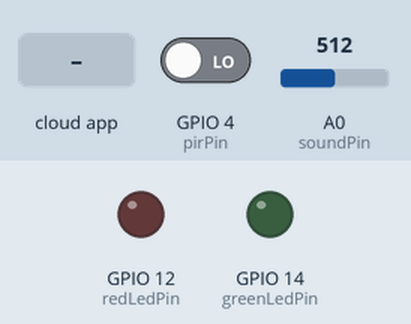
Recording of a sketch running on a simulated ESP8266 (NodeMCU). Shown: output pins drawn as LEDs (lit = HIGH). Inputs (shaded band) come from the test bench; at power-on: GPIO 4 (pirPin) LOW, A0 (soundPin) = 512. What the sketch prints to the serial monitor is not drawn.

Above: at 2.7 s.
2.8 s: the phone or cloud app sets 5 to 0
At 4.3 s:
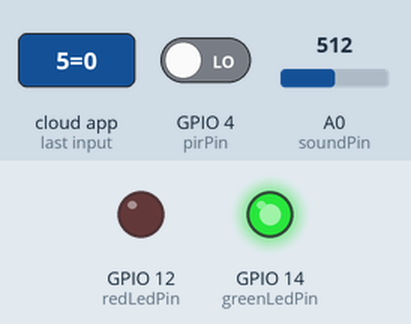
7.1 s: the phone or cloud app sets 6 to 0
At 8.4 s:
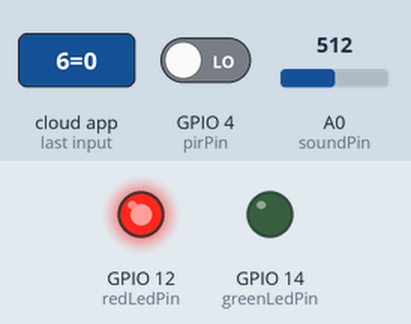
Timing chart, 0 to 12.1 s (numbered marks = the images above; inputs shaded):
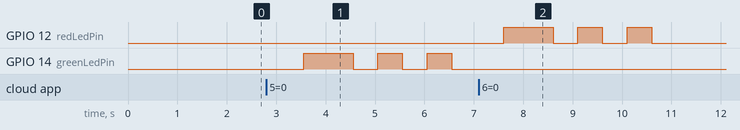

Measured:
- after the input at 2.8 s, GPIO 14 (greenLedPin): LOW → HIGH after 0.75 s, then repeats every 1.0 s: LOW 0.50 s, HIGH 0.50 s
- after the input at 7.1 s, GPIO 12 (redLedPin): LOW → HIGH after 0.50 s, then repeats every 1.0 s: LOW 0.50 s, HIGH 0.50 s, until it stays LOW from 10.6 s

The sketch:

noise_and_motion_wifi.ino
```cpp
#define CAYENNE_PRINT Serial
#include <CayenneMQTTESP8266.h>
#include <SimpleTimer.h>


int soundPin = A0;                     // sound sensor pin(analog)
const int sampleWindow = 50;          // Sample window width in mS (50 mS = 20Hz)
unsigned int sample;

int greenLedPin = 14;                 // green led pin
int redLedPin = 12;                   // red led pin

int pirPin = 4;                       // pir pin
SimpleTimer timer;

// WiFi network info.
char ssid[] = "VM_FreeWifi";          // [[Home WIFI]]
char wifiPassword[] = "AaG591824_!";

// Cayenne authentication info. This should be obtained from the Cayenne Dashboard.
char username[] = "90633d30-5aa4-11e9-81a2-d1fdd4219210";
char password[] = "748fa84b87a73848562519e5df2b2392aa0a23a1";
char clientID[] = "1f5b8920-5aaf-11e9-81a2-d1fdd4219210";


void setup() {
  Serial.begin(9600);
  Cayenne.begin(username, password, clientID, ssid, wifiPassword);
  pinMode(soundPin, INPUT);
  pinMode(pirPin, INPUT);
  pinMode(greenLedPin, OUTPUT);
  pinMode(redLedPin, OUTPUT);
  timer.setInterval(30L, transmitData);
}

void loop() {
  Cayenne.loop();
  timer.run();
}

// sending sensor data at intervals to Cayenne. CAYENNE_OUT(V0) for sending channel 0 data.
CAYENNE_OUT_DEFAULT()
{
  // sends the current uptime in milliseconds on virtual channel 0.
  Cayenne.virtualWrite(0, millis());
}


// processing actuator commands from the Cayenne Dashboard. CAYENNE_IN(V6) for channel 6 commands.
CAYENNE_IN(V6)
{
  CAYENNE_LOG("Channel %u, value %s", request.channel, getValue.asString());

  if (getValue.asInt() == LOW)
  {
    digitalWrite(12, HIGH);
    delay(1000);
    digitalWrite(12, LOW);
    delay(500);
    digitalWrite(12, HIGH);
    delay(500);
    digitalWrite(12, LOW);
    delay(500);
    digitalWrite(12, HIGH);
    delay(500);
    digitalWrite(12, LOW);
  }
}

CAYENNE_IN(V5)
{
  CAYENNE_LOG("Channel %u, value %s", request.channel, getValue.asString());

  if (getValue.asInt() == LOW)
  {
    digitalWrite(14, HIGH);
    delay(1000);
    digitalWrite(14, LOW);
    delay(500);
    digitalWrite(14, HIGH);
    delay(500);
    digitalWrite(14, LOW);
    delay(500);
    digitalWrite(14, HIGH);
    delay(500);
    digitalWrite(14, LOW);
  }
}

void transmitData()
{
  if (analogRead(soundPin) >= 20) {
    unsigned long startMillis = millis();                  // Start of sample window
    float peakToPeak = 0;                                  // peak-to-peak level

    unsigned int signalMin = 0;                            //minimum value of the sensor voltage meter
    unsigned int signalMax = 1024;                         //maximum value of the sensor voltage meter

    // collect data for 50 mS
    while (millis() - startMillis < sampleWindow)
    {
      sample = analogRead(0);                             // get reading from microphone
      if (sample < 1024)                                  // toss out spurious readings
      {
        if (sample > signalMin)
        {
          signalMin = sample;                           // save just the max levels
        }
        else if (sample < signalMax)
        {
          signalMax = sample;                           // save just the min levels
        }
      }
    }
    peakToPeak = signalMin - signalMax;                     // max - min = peak-peak amplitude
    float db = map(peakToPeak, 20, 1024, 35, 90);          //calibrate for deciBels ,20 minimum, 1024 max ,35 min, 90 max [[[IN MY ROOM]]]
    Serial.println(db);                                   //write calibrated deciBels to serial monitor
    Serial.print(" dB");                                 //write units
    Cayenne.virtualWrite(V3, db);
  }
  else {
    Cayenne.virtualWrite(V3, 35);
  }
  if (digitalRead(pirPin) == HIGH) {
    Cayenne.virtualWrite(V2, HIGH);                  // Write to channel 2 the state of pirPin
  }
  else {
    Cayenne.virtualWrite(V2, LOW);
  }
}
```
